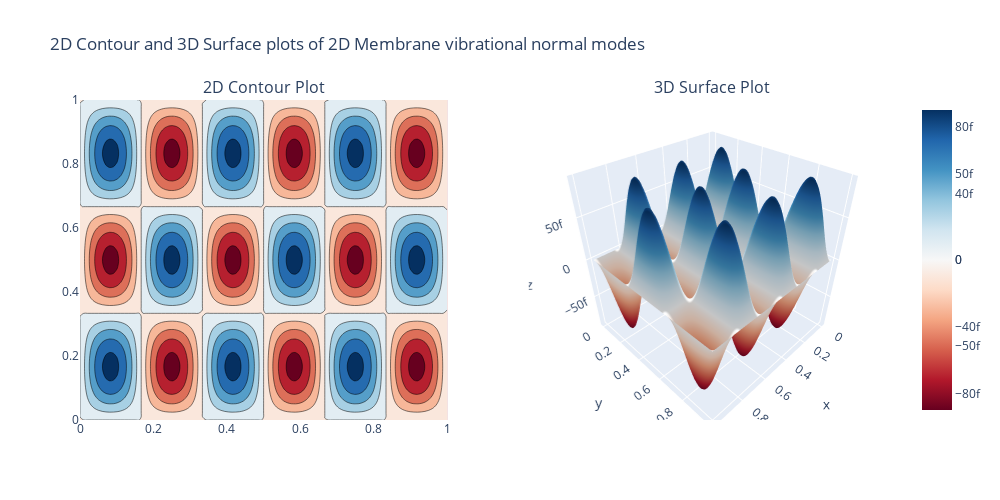

The notebook cell this image was saved under:
### Code cell
interact(viz_membrane2d_plotly, n=(1,10), m=(1,10), t=(0,100))

### Figure 1 — Plotly figure (JSON) as saved in the notebook; plotly's stock layout.template omitted (floating-point values rounded to 4 significant figures; data arrays with more than 128 entries replaced by an {"elided": "..."} marker saying what was removed)
{"data": [{"colorscale": [[0, "rgb(103,0,31)"], [0.1, "rgb(178,24,43)"], [0.2, "rgb(214,96,77)"], [0.3, "rgb(244,165,130)"], [0.4, "rgb(253,219,199)"], [0.5, "rgb(247,247,247)"], [0.6, "rgb(209,229,240)"], [0.7, "rgb(146,197,222)"], [0.8, "rgb(67,147,195)"], [0.9, "rgb(33,102,172)"], [1, "rgb(5,48,97)"]], "type": "contour", "x": {"elided": "10000 float values"}, "xaxis": "x", "y": {"elided": "10000 float values"}, "yaxis": "y", "z": {"elided": "10000 float values"}}, {"colorscale": [[0, "rgb(103,0,31)"], [0.1, "rgb(178,24,43)"], [0.2, "rgb(214,96,77)"], [0.3, "rgb(244,165,130)"], [0.4, "rgb(253,219,199)"], [0.5, "rgb(247,247,247)"], [0.6, "rgb(209,229,240)"], [0.7, "rgb(146,197,222)"], [0.8, "rgb(67,147,195)"], [0.9, "rgb(33,102,172)"], [1, "rgb(5,48,97)"]], "scene": "scene", "type": "surface", "x": {"elided": "100x100 float values"}, "y": {"elided": "100x100 float values"}, "z": {"elided": "100x100 float values"}}], "layout": {"annotations": [{"font": {"size": 16}, "showarrow": false, "text": "2D Contour Plot", "x": 0.225, "xanchor": "center", "xref": "paper", "y": 1, "yanchor": "bottom", "yref": "paper"}, {"font": {"size": 16}, "showarrow": false, "text": "3D Surface Plot", "x": 0.775, "xanchor": "center", "xref": "paper", "y": 1, "yanchor": "bottom", "yref": "paper"}], "height": 500, "scene": {"domain": {"x": [0.55, 1], "y": [0, 1]}}, "title": {"text": "2D Contour and 3D Surface plots of 2D Membrane vibrational normal modes"}, "width": 1000, "xaxis": {"anchor": "y", "domain": [0, 0.45]}, "yaxis": {"anchor": "x", "domain": [0, 1]}}}
